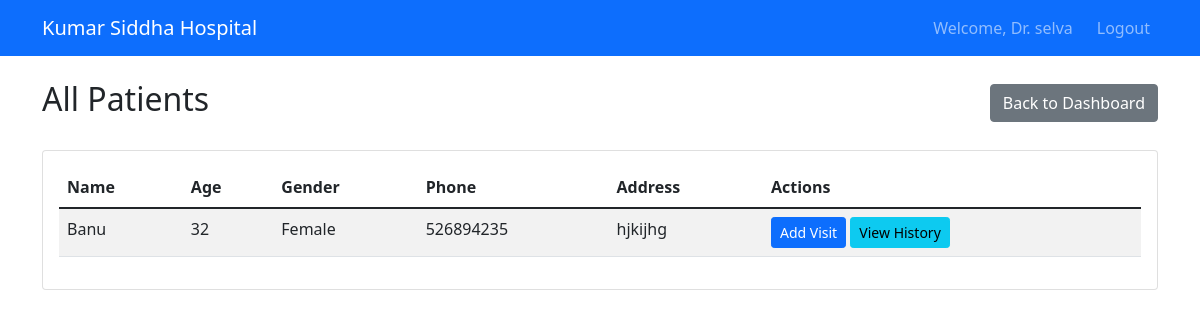
Screenshot of /patient/doctor/patient/list/ (signed in) with the database file from the repository.
### patient_management/models.py (models this page shows, shortened)
class Patient(models.Model):
    GENDER_CHOICES = [
        ('M', 'Male'),
        ('F', 'Female'),
        ('O', 'Other'),
    ]
    name = models.CharField(max_length=100)
    age = models.IntegerField()
    gender = models.CharField(max_length=1, choices=GENDER_CHOICES)
    phone = models.CharField(max_length=15, blank=True, null=True)
    address = models.TextField(blank=True, null=True)
    created_by = models.ForeignKey(User, on_delete=models.CASCADE, related_name='patients_created')
    created_at = models.DateTimeField(auto_now_add=True)
    updated_at = models.DateTimeField(auto_now=True)

### patient_management/views.py (the view)
# urls.py: path('doctor/patient/list/', views.doctor_patient_list, name='doctor_patient_list'),
@login_required
@user_passes_test(is_doctor)
def doctor_patient_list(request):
    patients = Patient.objects.all().order_by('-created_at')
    context = {
        'patients': patients,
    }
    return render(request, 'patient_management/doctor_patient_list.html', context)

### patient_management/views.py (called while the page is built)
def is_doctor(user):
    try:
        return user.userprofile.user_type == 'doctor'
    except UserProfile.DoesNotExist:
        return False

### templates/patient_management/doctor_patient_list.html (shortened to what this page needs)
<!DOCTYPE html>
<html lang="en">
<head>
    <link href="https://cdn.jsdelivr.net/npm/bootstrap@5.1.3/dist/css/bootstrap.min.css" rel="stylesheet">
</head>
<body>
    <nav class="navbar navbar-expand-lg navbar-dark bg-primary">
        <div class="container">
            <a class="navbar-brand" href="/patient/doctor/dashboard/">Kumar Siddha Hospital</a>
            <div class="navbar-nav ms-auto">
                <span class="navbar-text me-3">Welcome, Dr. {{ request.user.get_full_name|default:request.user.username }}</span>
                <a class="nav-link" href="/patient/logout/">Logout</a>
            </div>
        </div>
    </nav>
    <div class="container mt-4">
        <div class="d-flex justify-content-between align-items-center mb-4">
            <h2>All Patients</h2>
            <a href="/patient/doctor/dashboard/" class="btn btn-secondary">Back to Dashboard</a>
        </div>
        <div class="card">
            <div class="card-body">
                {% if patients %}
                <div class="table-responsive">
                    <table class="table table-striped">
                        <thead>
                            <tr>
                                <th>Name</th>
                                <th>Age</th>
                                <th>Gender</th>
                                <th>Phone</th>
                                <th>Address</th>
                                <th>Actions</th>
                            </tr>
                        </thead>
                        <tbody>
                            {% for patient in patients %}
                            <tr>
                                <td>{{ patient.name }}</td>
                                <td>{{ patient.age }}</td>
                                <td>{{ patient.get_gender_display }}</td>
                                <td>{{ patient.phone|default:"-" }}</td>
                                <td>{{ patient.address|truncatewords:3|default:"-" }}</td>
                                <td>
                                    <a href="/patient/doctor/patient/{{ patient.id }}/add-visit/" class="btn btn-sm btn-primary">Add Visit</a>
                                    <a href="/patient/doctor/patient/{{ patient.id }}/history/" class="btn btn-sm btn-info">View History</a>
                                </td>
                            </tr>
                            {% endfor %}
                        </tbody>
                    </table>
                </div>
                {% else %}
                <p class="text-center">No patients found.</p>
                {% endif %}
            </div>
        </div>
    </div>
</body>
</html>

### rows the page displays
Patient: name "Banu", age "32", gender "Female", phone "526894235", address "hjkijhg"

### other values shown
{{ request.user.get_full_name|default:request.user.username }} "selva"
